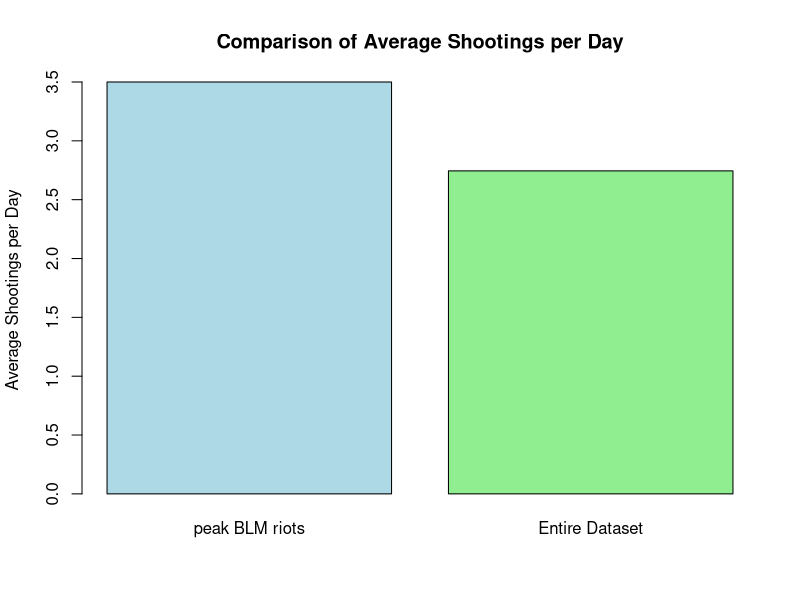
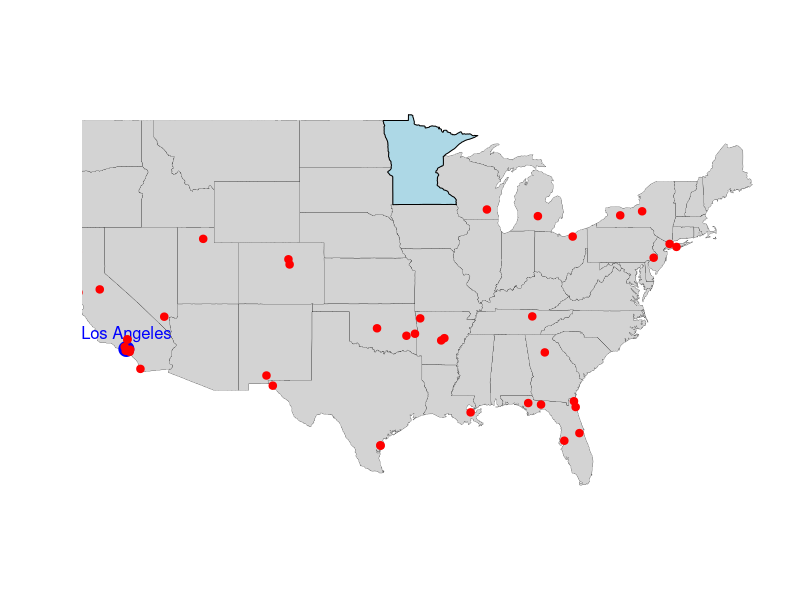
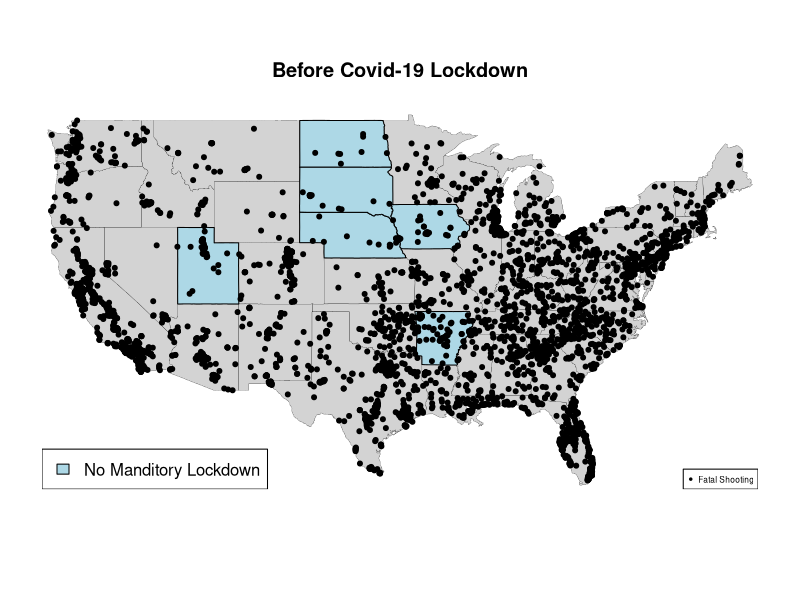
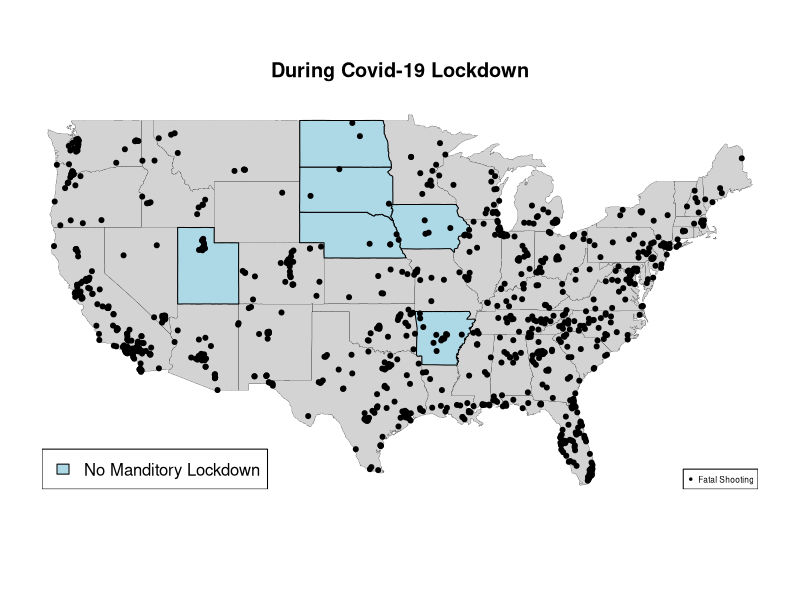
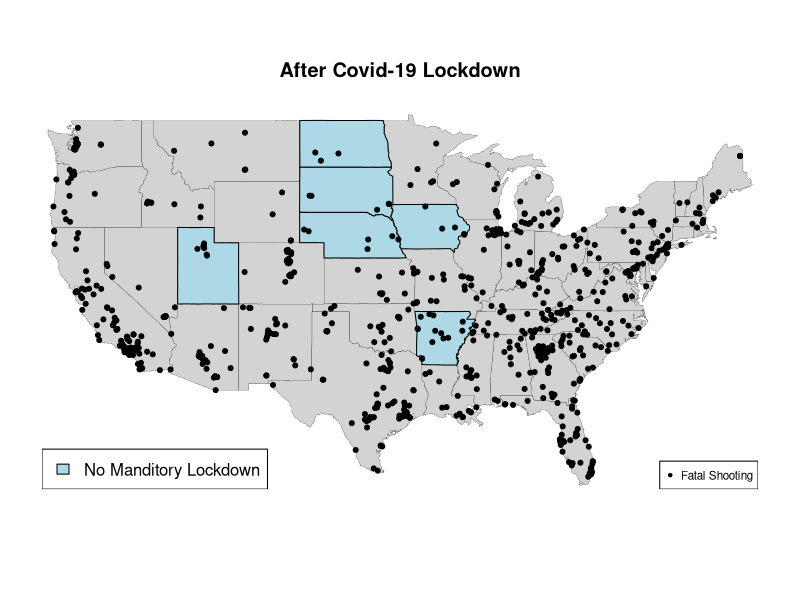
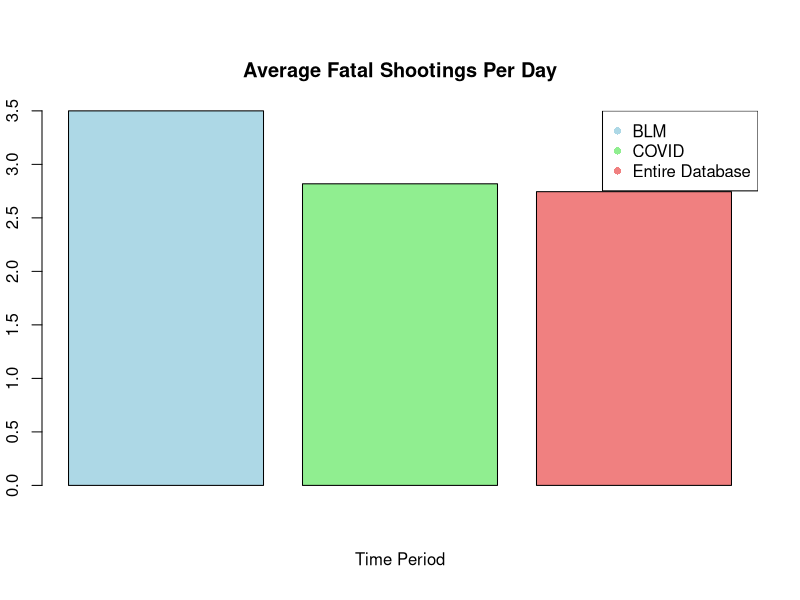
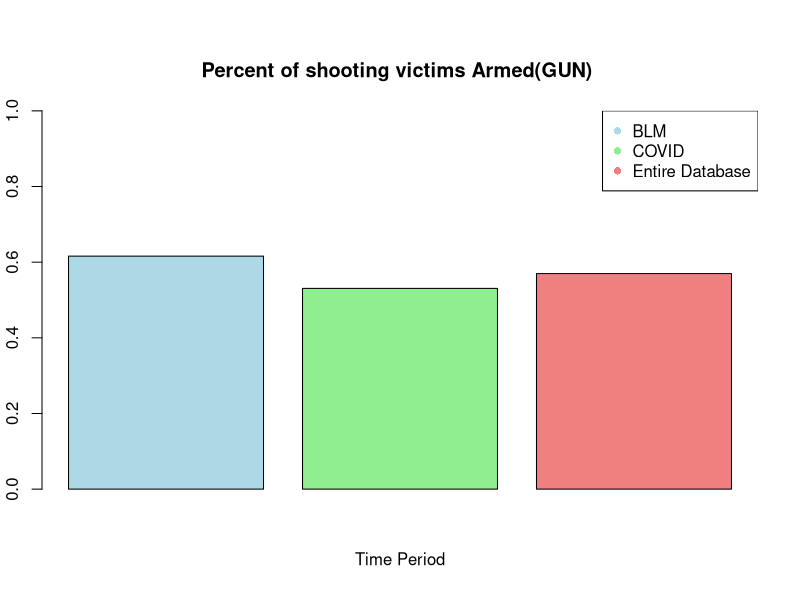
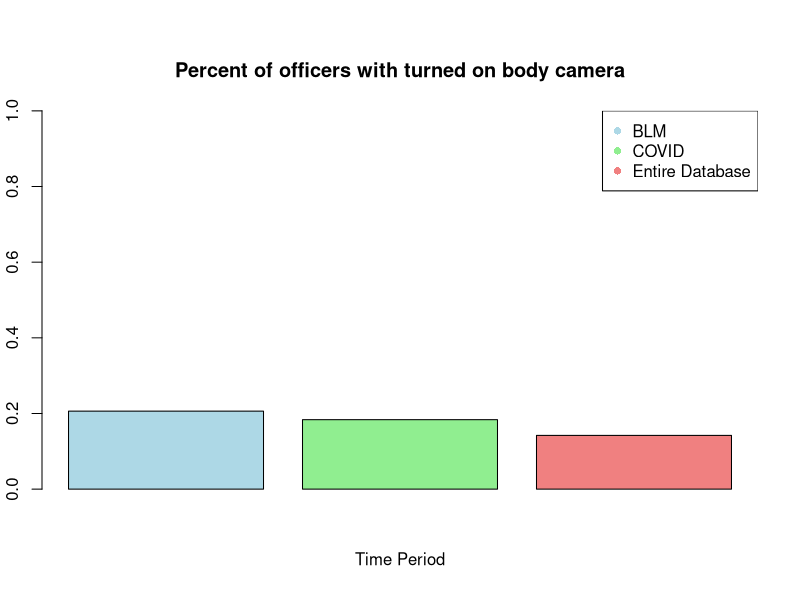

The R source for these figures, in order:
## ---- chunk 1
#| code-fold: true
FatalShootingsStats <- read.csv("FatalPoliceShootings_US.csv")
head(FatalShootingsStats, 2)
## ---- chunk 2
#| code-fold: true
#Convert the `date` column to Date format so can extract the year
FatalShootingsStats$date <- as.Date(FatalShootingsStats$date, format = "%m/%d/%Y")
#Made new column for year as an int
FatalShootingsStats$year <- as.integer(format(FatalShootingsStats$date, "%Y"))


## ---- chunk 3
#| code-fold: true
library(dplyr)
# Convert the 'Date' column to Date type if it isn't already
FatalShootingsStats$date <- as.Date(FatalShootingsStats$date, format = "%Y-%m-%d")  # Adjust format if needed

# Specify the two specific dates you want to check
date1 <- as.Date("2020-05-26")  # Example date 1
date2 <- as.Date("2020-06-08")  # Example date 2

# Filter data for those two dates and count the total number of shootings
shootings_period <- FatalShootingsStats %>%
  filter(date >= date1 & date <= date2)
 
# Number of unique days in the time period
unique_days_period <- length(seq.Date(date1, date2, by = "day"))

# Total number of shootings in the time period
total_shootings_period <- nrow(shootings_period)

# Average shootings per day for the time period (including all days in the range)
avg_shootings_per_day_period <- total_shootings_period / unique_days_period

# 2. Calculate the average number of shootings per day for the entire dataset
# Find the first and last dates in the dataset
first_date <- min(FatalShootingsStats$date)
last_date <- max(FatalShootingsStats$date)

# Number of unique days in the entire dataset (including all days between the first and last date)
unique_days_total <- length(seq.Date(first_date, last_date, by = "day"))

# Total number of shootings in the entire dataset
total_shootings_total <- nrow(FatalShootingsStats)

# Average shootings per day for the entire dataset (including all days in the range)
avg_shootings_per_day_total <- total_shootings_total / unique_days_total

# Print the results
cat("Average shootings per day for the period from May 26, 2020 to June 8, 2020 :", avg_shootings_per_day_period, "\n")
cat("Average shootings per day for the entire dataset:", avg_shootings_per_day_total, "\n")

## ---- chunk 4
#| code-fold: true
# Create a vector with the two averages
average_shootings <- c(avg_shootings_per_day_period, avg_shootings_per_day_total)

# Create a bar plot
barplot(average_shootings, 
        names.arg = c("peak BLM riots", "Entire Dataset"), 
        main = "Comparison of Average Shootings per Day", 
        ylab = "Average Shootings per Day", 
        col = c("lightblue", "lightgreen"), 
        border = "black")

## ---- chunk 5
#| code-fold: true
library(maps)
state_to_highlight <- "Minnesota"

# Basic Map Plot
maps::map("state", col = "lightgray", fill = TRUE, bg = "white", lwd = 0.2)  # Draw USA map
maps::map("state", region = state_to_highlight, col = "lightblue", fill = TRUE, add = TRUE)

# Overlay points for Los Angeles and Miami
# Coordinates for Los Angeles
points(-118.2437, 34.0522, col = "blue", pch = 19, cex = 2)  # Los Angeles

# Optionally, add text labels for the cities
text(-118.2437, 34.0522, "Los Angeles", pos = 3, col = "blue", cex = 1)

# Overlay points (longitude, latitude) on the map
points(shootings_period$longitude, shootings_period$latitude, col = "red", pch = 20, cex = 1.5)

## ---- chunk 6
#| code-fold: true
library(maps)

library(tidyverse)
library(dplyr)
library(ggplot2)

# Convert the 'Date' column to Date type if it isn't already
FatalShootingsStats$date <- as.Date(FatalShootingsStats$date, format = "%Y-%m-%d")  

#filtering data by covid lockdown timeline
during_date1 <- as.Date("2020-03-15")  # main US lockdown start
during_date2 <- as.Date("2021-05-01")  # need to find sorce for this date
during_covid <- FatalShootingsStats %>%
  filter(date >= during_date1 & date <= during_date2)

before_date1 <- min(FatalShootingsStats$date)  
before_date2 <- as.Date("2020-03-14")
before_covid <- FatalShootingsStats %>%
  filter(date >= before_date1 & date <= before_date2)

after_date1 <- as.Date("2021-05-01")  
after_date2 <- max(FatalShootingsStats$date)
after_covid <- FatalShootingsStats %>%
  filter(date >= after_date1 & date <= after_date2)

#total number of shootings per time period
total_shootings_during <- nrow(during_covid)
total_shootings_before <- nrow(before_covid)
total_shootings_after <- nrow(after_covid)

#total number of days in time period
unique_days_during <- length(seq.Date(during_date1, during_date2, by = "day"))
unique_days_before <- length(seq.Date(before_date1, before_date2, by = "day"))
unique_days_after <- length(seq.Date(after_date1, after_date2, by = "day"))

#shootings per day
avg_shootings_during <- total_shootings_during / unique_days_during
avg_shootings_before <- total_shootings_before / unique_days_before
avg_shootings_after <- total_shootings_after / unique_days_after

cat("Before the lockdowns: Total shootings ",total_shootings_before," Average shootings per day", avg_shootings_before, "\n")
cat("During the lockdowns: Total shootings ",total_shootings_during," Average shootings per day", avg_shootings_during, "\n")
cat("After the lockdowns: Total shootings ",total_shootings_after," Average shootings per day", avg_shootings_after, "\n")
#cat("Number of days in dataset before lockdowns ",unique_days_before,"\n", "Number of days in dataset during lockdowns ",unique_days_during,"\n","Number of days in dataset after lockdowns ",unique_days_after,"\n")

## ---- chunk 7
#| code-fold: true
state_to_highlight <- c("Arkansas", "Iowa", "Nebraska", "North Dakota", "South Dakota", "Utah", "Wyomming") #sates that never enforced lockdown
# Basic Map Plot

maps::map("state", col = "lightgray", fill = TRUE, bg = "white", lwd = 0.2)  
maps::map("state", region = state_to_highlight, col = "lightblue", fill = TRUE, add = TRUE)
points(before_covid$longitude, before_covid$latitude, col = "black", pch = 20, cex = 1.0)
legend("bottomright", legend = "Fatal Shooting", pch = 20, col = "black", cex = 0.5)
legend("bottomleft", legend = "No Manditory Lockdown", fill= "lightblue", col = "lightblue", cex = 1)
title(main= "Before Covid-19 Lockdown")

maps::map("state", col = "lightgray", fill = TRUE, bg = "white", lwd = 0.2) 
maps::map("state", region = state_to_highlight, col = "lightblue", fill = TRUE, add = TRUE)
points(during_covid$longitude, during_covid$latitude, col = "black", pch = 20, cex = 1.0)
legend("bottomright", legend = "Fatal Shooting", pch = 20, col = "black", cex = 0.5)
legend("bottomleft", legend = "No Manditory Lockdown", fill= "lightblue", col = "lightblue", cex = 1)
title(main= "During Covid-19 Lockdown")

maps::map("state", col = "lightgray", fill = TRUE, bg = "white", lwd = 0.2)  
maps::map("state", region = state_to_highlight, col = "lightblue", fill = TRUE, add = TRUE)
points(after_covid$longitude, after_covid$latitude, col = "black", pch = 20, cex = 1.0)
legend("bottomright", legend = "Fatal Shooting", pch = 20, col = "black", cex = 0.7)
legend("bottomleft", legend = "No Manditory Lockdown", fill= "lightblue", col = "lightblue", cex = 1)
title( "After Covid-19 Lockdown")

## ---- chunk 8
#| code-fold: true
#"Arkansas", "Iowa", "Nebraska", "North Dakota", "South Dakota", "Utah", "Wyomming"
## Arkansas data 
before_ar <- before_covid %>%
  filter(before_covid$state == "AR" | before_covid$state == "IA" | before_covid$state == "NE" | before_covid$state == "ND" | before_covid$state == "SD" | before_covid$state == "UT" | before_covid$state == "WY" )
during_ar <- during_covid %>%
  filter(during_covid$state == "AR" | during_covid$state == "IA" | during_covid$state == "NE" | during_covid$state == "ND" | during_covid$state == "SD" | during_covid$state == "UT" | during_covid$state == "WY" )
after_ar <- after_covid %>%
  filter(after_covid$state == "AR" | after_covid$state == "IA" | after_covid$state == "NE" | after_covid$state == "ND" | after_covid$state == "SD" | after_covid$state == "UT" | after_covid$state == "WY" )


#total number of shootings per time period
total_shootings_Bar <- nrow(during_ar)
total_shootings_Dar <- nrow(before_ar)
total_shootings_Aar <- nrow(after_ar)


#shootings per day
state_avg_shootings_during <- total_shootings_Dar / unique_days_during
state_avg_shootings_before <- total_shootings_Bar / unique_days_before
state_avg_shootings_after <- total_shootings_Aar / unique_days_after

cat("Shootings per day during COVID-19 in states with no enforced lockdowns",state_avg_shootings_during,"\n",  "Shootings per day before COVID-19 in states with no enforced lockdowns",state_avg_shootings_before,"\n", "Shootings per day after COVID-19in  states with no enforced lockdowns",state_avg_shootings_after)

## ---- chunk 9

## ---- chunk 10
#| code-fold: true
#BLM
date1 <- as.Date("2020-05-26")  # Example date 1
date2 <- as.Date("2020-06-08")  # Example date 2
# Filter data for those two dates and count the total number of shootings
shootings_period <- FatalShootingsStats %>%
  filter(date >= date1 & date <= date2)
# Number of unique days in the time period
unique_days_period <- length(seq.Date(date1, date2, by = "day"))
# Total number of shootings in the time period
total_shootings_period <- nrow(shootings_period)
avg_shootings_per_day_BLM <- total_shootings_period / unique_days_period


#Lockdowns
during_date1 <- as.Date("2020-03-15")  # main US lockdown start
during_date2 <- as.Date("2021-05-01")  # need to find sorce for this date
during_covid <- FatalShootingsStats %>%
  filter(date >= during_date1 & date <= during_date2)
total_shootings_during <- nrow(during_covid)
#total number of days in time period
unique_days_during <- length(seq.Date(during_date1, during_date2, by = "day"))
#shootings per day
avg_shootings_duringCovid <- total_shootings_during / unique_days_during

bodycam_true <- c(sum(during_covid$body_camera == "TRUE"), sum(shootings_period$body_camera == "TRUE"), sum(FatalShootingsStats$body_camera == "TRUE"))

bodycam_percent <- c((bodycam_true[1]/nrow(during_covid)), (bodycam_true[2]/nrow(shootings_period)),(bodycam_true[3]/nrow(FatalShootingsStats)))

average_age <- c(mean(during_covid$age, na.rm = TRUE), mean(shootings_period$age, na.rm = TRUE), mean(FatalShootingsStats$age, na.rm = TRUE))

avg_shootings <-  c(avg_shootings_per_day_BLM, avg_shootings_duringCovid, avg_shootings_per_day_total)

gun_armedp <- c((sum(during_covid$armed == "gun") /nrow(during_covid)), (sum(shootings_period$armed == "gun") /nrow(shootings_period)), (sum(FatalShootingsStats$armed == "gun") / nrow(FatalShootingsStats)))

unarmed_armedp <- c((sum(during_covid$armed == "unarmed") /nrow(during_covid)), (sum(shootings_period$armed == "unarmed") / nrow(shootings_period)), (sum(FatalShootingsStats$armed == "unarmed") / nrow(FatalShootingsStats)))

car_armedp <- c((sum(during_covid$armed == "Vehicle") / nrow(during_covid)), (sum(shootings_period$armed == "Vehicle") / nrow(shootings_period)), (sum(FatalShootingsStats$armed == "Vehicle") / nrow(FatalShootingsStats)))

mental_illness <- c(sum(during_covid$signs_of_mental_illness == "TRUE")/nrow(during_covid), sum(shootings_period$signs_of_mental_illness == "TRUE")/nrow(shootings_period), sum(FatalShootingsStats$signs_of_mental_illness == "TRUE")/nrow(FatalShootingsStats))


BLM_Covid <- data.frame(avg_shootings, round(average_age, 1), bodycam_percent, gun_armedp, unarmed_armedp, car_armedp, mental_illness) 
names(BLM_Covid) <- c("Average Fatal Shootings Per Day", "Average Age", "Percent of officers with turned on body camera", "Armed (gun)", "Unarmed", "Armed (car)", "Signs of mental illness")
rownames(BLM_Covid) <- c("BLM", "Covid-19", "Entire Dataset")
BLM_Covid
## ---- chunk 11
#| code-fold: true
# showing interesting data points
time_period <- c("BLM", "COVID", "Entire Database")
colors <- c("lightblue", "lightgreen", "lightcoral")
barplot(BLM_Covid$`Average Fatal Shootings Per Day`, 
        col = colors,
        main = "Average Fatal Shootings Per Day",
        xlab = "Time Period",  )
legend("topright", legend = time_period , col = colors, pch = 16 ) #TO FIX make sure legend is not on top of figure
#armed (gun)
time_period <- c("BLM", "COVID", "Entire Database")
colors <- c("lightblue", "lightgreen", "lightcoral")
barplot(BLM_Covid$`Armed (gun)`, 
        col = colors,
        main = "Percent of shooting victims Armed(GUN) ",
        xlab = "Time Period", ylim = c(0,1))
legend("topright", legend = time_period , col = colors, pch = 16 ) 
#
time_period <- c("BLM", "COVID", "Entire Database")
colors <- c("lightblue", "lightgreen", "lightcoral")
barplot(BLM_Covid$`Percent of officers with turned on body camera`, 
        col = colors,
        main = "Percent of officers with turned on body camera",
        xlab = "Time Period", ylim = c(0,1))
legend("topright", legend = time_period , col = colors, pch = 16) 
# another option changing lables into x axis 
## ---- chunk 12
#| code-fold: true
# filtering data to include only unarmed incidents
unarmed_data <- subset(FatalShootingsStats, FatalShootingsStats$armed == "unarmed")

# count unarmed fatalities by race
unarmed_deaths_by_race <- aggregate(unarmed_data$armed, 
                                    by = list(Race = unarmed_data$race_name), 
                                    FUN = length)
colnames(unarmed_deaths_by_race)[2] <- "Unarmed_Deaths"

# count display
unarmed_deaths_by_race
# count total fatalities by race
total_deaths_by_race <- aggregate(FatalShootingsStats$armed, 
                                  by = list(Race = FatalShootingsStats$race_name), 
                                  FUN = length)

# ensure all races are represented in unarmed deaths by race
all_races <- unique(FatalShootingsStats$race_name)
unarmed_deaths_by_race <- aggregate(unarmed_data$armed, 
                                    by = list(Race = unarmed_data$race_name), 
                                    FUN = length)
unarmed_deaths_by_race <- merge(data.frame(Race = all_races), unarmed_deaths_by_race, 
                                by = "Race", all.x = TRUE)
unarmed_deaths_by_race[is.na(unarmed_deaths_by_race)] <- 0  # Replace NA with 0

# merge total deaths and unarmed deaths
race_unarmed_comparison <- merge(unarmed_deaths_by_race, total_deaths_by_race, 
                                 by = "Race", 
                                 suffixes = c("_Unarmed", "_Total"))

# calculate percentage of unarmed fatalities for each race
race_unarmed_comparison$Unarmed_Death_Percentage <- 
  (race_unarmed_comparison$x_Unarmed / race_unarmed_comparison$x_Total) * 100

# rename columns for clarity
colnames(race_unarmed_comparison) <- c("Race", "Unarmed_Deaths", "Total_Deaths", "Unarmed_Death_Percentage")

# display the updated data frame
race_unarmed_comparison

# adjust margins to give more space to labels
par(mar = c(5, 10, 4, 2) + 0.1) # Increase left margin for y-axis labels

# create a horizontal bar plot
barplot(race_unarmed_comparison$Unarmed_Death_Percentage,
names.arg = race_unarmed_comparison$Race,
main = "Percentage of Unarmed Fatalities by Race",
xlab = "Percentage of Unarmed Fatalities",
col = "lightcoral",
horiz = TRUE,       # Horizontal bars
las = 1,            # Ensure labels are horizontal on y-axis
cex.names = 0.9)    # Adjust label size if needed

# reset margins after plotting (optional if running multiple plots in sequence)
par(mar = c(5, 4, 4, 2) + 0.1)

# i think this code can be reused if we make the x axis the time period and show unarmed/armed deaths per race - sophia
## ---- chunk 13
#| code-fold: true
# aggregate data by year and race_name
race_year_counts <- aggregate(FatalShootingsStats$race_name, 
                              by = list(Year = FatalShootingsStats$year, 
                                        Race = FatalShootingsStats$race_name), 
                      FUN = length)
colnames(race_year_counts)[3] <- "Count"

# create a matrix to store counts for each race across years
race_counts_matrix <- xtabs(Count ~ Race + Year, data = race_year_counts)

# set up colors for each race
colors <- c("lightblue", "lightgreen", "lightcoral", "lightpink", "wheat", "lavender", "gray")

# creating bar plot
barplot(race_counts_matrix, beside = TRUE, col = colors,
        main = "Fatal Shootings by Race and Year",
        xlab = "Year", ylab = "Number of Fatal Shootings", 
        legend.text = rownames(race_counts_matrix), 
        args.legend = list(x = "topright", inset = c(-0.05, 0)), ylim = c(0,1200))

## ---- chunk 14
#| code-fold: true
# set up an empty plot with the correct axes limits
plot(NULL, xlim = range(race_year_counts$Year), 
     ylim = c(0,700), 
     xlab = "Year", ylab = "Number of Fatal Shootings", 
     main = "Fatal Shootings by Race Over the Years")

# define colors for each race
race_colors <- c("blue", "green", "red", "purple", "orange", "pink", "gray")

# get unique races
unique_races <- unique(race_year_counts$Race)

# loop through each race to plot its line on the graph
for (i in 1:length(unique_races)) {
  # Subset data for the current race
  race_data <- subset(race_year_counts, Race == unique_races[i])
  
  # plot the line for this race
  lines(race_data$Year, race_data$Count, type = "o", col = race_colors[i], pch = 16)
}

# add a legend
legend("topright", legend = unique_races, col = race_colors, pch = 16, lty = 1)
## ---- chunk 15
#| code-fold: true

FatalShootingsStats$age <- as.numeric(as.character(FatalShootingsStats$age))

# Create AgeRange dynamically
FatalShootingsStats$AgeRange <- cut(
  FatalShootingsStats$age,
  breaks = c(0, 18, 35, Inf), # Define age range intervals
  labels = c("0-18", "19-35", "36+"),
  right = FALSE # Makes intervals inclusive on the left
)

# Summarize data to count individuals by Race and AgeRange
summary_data <- FatalShootingsStats %>%
  group_by(race, AgeRange) %>%
  summarise(Count = n(), .groups = "drop")

# Create the bar plot
ggplot(FatalShootingsStats, aes(x = race_name, y = age, fill = AgeRange)) +
  geom_bar(stat = "identity", position = "dodge") + # Position bars side by side
  labs(
    title = "Bar Plot of Races by Age Range",
    x = "Race",
    y = "Count"
  ) +
  scale_fill_brewer(palette = "Set2") + # Optional color palette
  theme_minimal() # Clean theme
